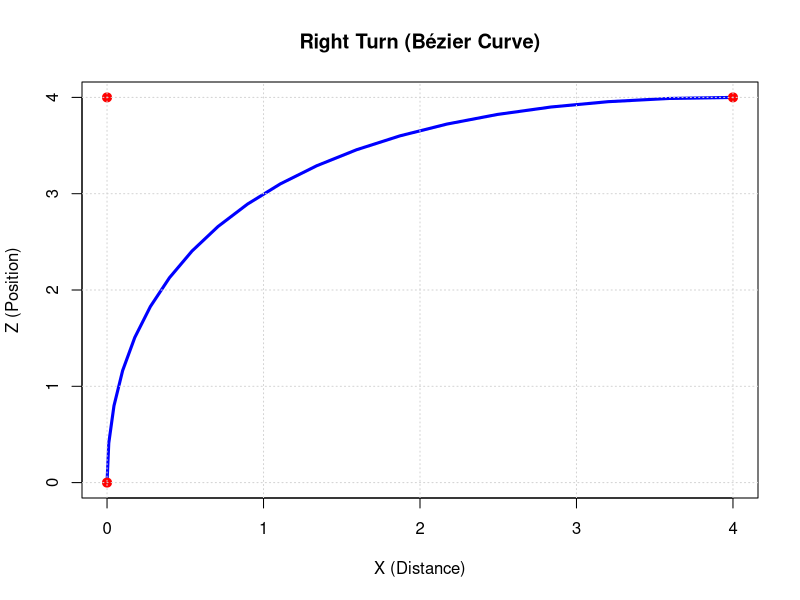

The R script that drew this image:

library(Hmisc)

# Right turn
X <- c(0, 0, 4)  
Z <- c(0, 4, 4)  

# Generate Bézier curve with 100 points
bezier_curve <- bezier(X, Z, evaluation = 20)

# Create the plot
plot(bezier_curve, type = "l", col = "blue", lwd = 3,
     xlab = "X (Distance)", ylab = "Z (Position)", 
     main = "Right Turn (Bézier Curve)",
     xlim = range(X), ylim = range(Z))

# Add original control points
points(X, Z, pch = 19, col = "red", cex = 1.2)
grid()
